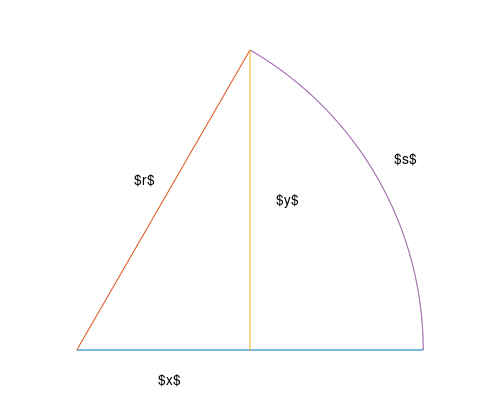
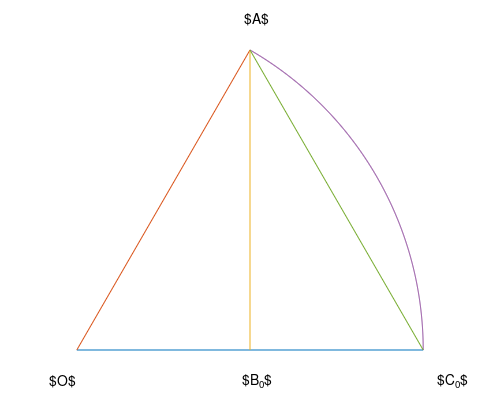
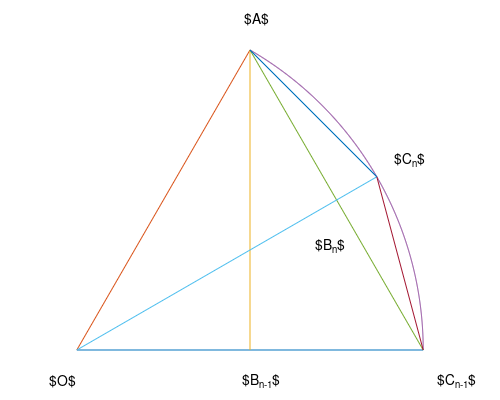
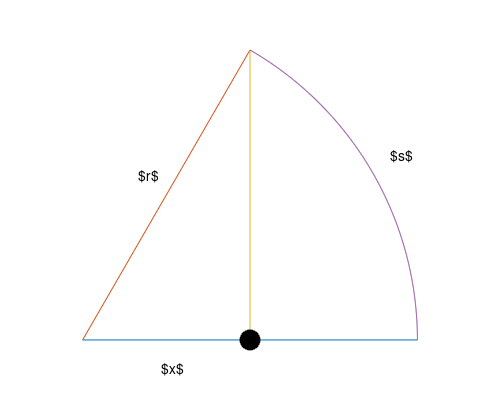

These charts were generated, in order, by the following MATLAB code:
% =============================================================================
% Copyright © 2026 Fredrik Bierich
% 
% This file is licensed under the MIT License.
%
% Permission is hereby granted to use, copy, modify, merge, and distribute 
% this software for any purpose, provided that the above copyright notice 
% and this permission notice are included in all copies.
%
% For commercial licensing inquiries, please contact: fredrik.bierich@gmail.com
% =============================================================================
function main()
    circularsectorfigure();
    circularsectorsequencefigure();
    simpleharmonicmotionfigure();
    uniformcircularmotionfigure();
    uniformcircularmotionvectordiagramfigure();
    function circularsectorfigure()
        f = figure('Visible', 'off');
        ax = axes(f);
        drawcircularsector(ax);
        axis(ax, 'equal', 'off');
        text(ax, 0.1675, 0.49, '$r$');
        text(ax, 0.9185, 0.5506, '$s$');
        text(ax, 0.235, -0.0877, '$x$');
        text(ax, 0.5775, 0.431, '$y$');
        print2tex(f, 'circular_sector.tex');
        close(f);
    end
    function circularsectorsequencefigure()
        O = [0; 0];
        r = 1;
        s1 = 0;
        s2 = 1.0472;
        f = figure('Visible', 'off');
        ax = axes(f, 'NextPlot', 'add');
        [pl, ~] = drawcircularsector(ax, O, r, s1, s2);
        plot(ax, pl(1, [1, end]), pl(2, [1, end]));
        axis(ax, 'equal', 'off');
        text(ax, -0.08, -0.0877, '$O$');
        text(ax, 0.485, 0.957, '$A$');
        t1 = text(ax, 1.0415, -0.0877, '$C_0$');
        t2 = text(ax, 0.4795, -0.0877, '$B_0$');
        print2tex(f, 'circular_sector_sequence_base_case.tex');
        mid = (s1 + s2) / 2;
        pmid = [cos2(r, mid); sin2(r, mid)];
        plot(ax, [O(1), pmid(1)], [O(2), pmid(2)]);
        plot(ax, [pmid(1), pl(1, 1)], [pmid(2), pl(2, 1)]);
        plot(ax, [pmid(1), pl(1, end)], [pmid(2), pl(2, end)]);
        set(t1, 'string', '$C_{n-1}$');
        set(t2, 'string', '$B_{n-1}$');
        text(ax, 0.9185, 0.5506, '$C_n$');
        text(ax, 0.689, 0.3031, '$B_n$');
        print2tex(f, 'circular_sector_sequence_recursive_step.tex');
        close(f);
    end
    function simpleharmonicmotionfigure()
        f = figure('Visible', 'off');
        ax = axes(f, 'NextPlot', 'add');
        [~, q] = drawcircularsector(ax);
        fillcircle(ax, q);
        axis(ax, 'equal', 'off');
        text(ax, 0.1675, 0.49, '$r$');
        text(ax, 0.9185, 0.5506, '$s$');
        text(ax, 0.235, -0.0877, '$x$');
        print2tex(f, 'simple_harmonic_motion.tex');
        close(f);
    end
    function uniformcircularmotionfigure()
        f = figure('Visible', 'off');
        ax = axes(f, 'NextPlot', 'add');
        [pl, ~] = drawcircularsector(ax);
        fillcircle(ax, pl(:, end));
        axis(ax, 'equal', 'off');
        text(ax, 0.1675, 0.49, '$r$');
        text(ax, 0.9185, 0.5506, '$s$');
        text(ax, 0.235, -0.0877, '$x$');
        text(ax, 0.5775, 0.431, '$y$');
        print2tex(f, 'uniform_circular_motion.tex');
        close(f);
    end
    function uniformcircularmotionvectordiagramfigure()
        O = [0; 0];
        r = 0.03;
        f = figure('Visible', 'off');
        ax = axes(f, 'NextPlot', 'add');
        [pl, q] = drawcircularsector(ax, O);
        fillcircle(ax, pl(:, end), r);
        axis(ax, 'equal', 'off');
        drawarrow(ax, O, q);
        T = @(p1, p2, d) p2 + d * normalize(p2 - p1, "norm", 2);
        drawarrow(ax, q, T(q, pl(:, end), -r));
        drawarrow(ax, O, T(O, pl(:, end), -r));
        text(ax, 0.1675, 0.49, '$\vec{r}$');
        text(ax, 0.235, -0.0877, '$\vec{r}_x$');
        text(ax, 0.5775, 0.431, '$\vec{r}_y$');
        print2tex(f, 'uniform_circular_motion_position_vector_diagram.tex');
        close(f);
    end
end
function s = acos2(r, x, m = 10)
    assert(r > 0);
    assert(abs(x) <= r);
    assert(m >= 0);
    d_r = 2 * r;
    d_rr = d_r * r;
    a = x;
    for k = 1 : m
        a = sqrt(d_rr + d_r * a) / 2;
    end
    s = 2 ^ m * sqrt(d_rr - d_r * a);
end
function x = cos2(r, s, m = 10)
    assert(r > 0);
    assert(m >= 0);
    a = 1 - (s / (2 ^ m * r)) .^ 2 / 2;
    for k = 1 : m
        a = 2 * a .^ 2 - 1;
    end
    x = r * a;
end
function y = sin2(r, s, m = 10)
    assert(r > 0);
    assert(m >= 0);
    y = cos2(r, acos2(r, 0, m) - s, m);
end
function pl = circle(O, r, n)
    assert(r > 0);
    assert(n > 1);
    l = linspace(0, 2 * acos2(r, -r), n);
    pl = O + [cos2(r, l); sin2(r, l)];
end
function [shaft, head] = arrow(p1, p2, headWidth, headLength)
    assert(~isequal(p1, p2));
    assert(headWidth > 0);
    assert(headLength > 0);
    dp = p2 - p1;
    dpnorm = norm(dp);
    assert(dpnorm > headLength);
    t1 = dp / dpnorm .* [headLength, headWidth / 2];
    t2 = p2 - t1(:, 1);
    shaft = [p1, t2];
    head = [t2(1) + t1(2, 2), p2(1), t2(1) - t1(2, 2); t2(2) - t1(1, 2), p2(2), t2(2) + t1(1, 2)];
end
function [pl, q] = circularsector(O, r, s1, s2, n)
    assert(r > 0);
    assert(s1 ~= s2);
    assert(n > 1);
    l = linspace(s1, s2, n);
    t1 = [cos2(r, l); sin2(r, l)];
    t2 = t1' * t1(:, 1);
    assert(all(t2 > 0));
    pl = O + t1;
    q = O + t1(:, 1) * (t2(end) / t2(1));
end
function fillcircle(ax, O = [0; 0], r = 0.03, edgeColor = [0, 0, 0], faceColor = [0, 0, 0], n = 1000)
    nextPlot = get(ax, 'NextPlot');
    cleanupObj = onCleanup(@() set(ax, 'NextPlot', nextPlot));
    set(ax, 'NextPlot', 'add');
    pl = circle(O, r, n);
    patch(ax, pl(1, :), pl(2, :), 'EdgeColor', edgeColor, 'FaceColor', faceColor);
end
function drawarrow(ax, p1, p2, headWidth = 0.025, headLength = 0.075, shaftColor = [0, 0, 0], headEdgeColor = [0, 0, 0], headFaceColor = [0, 0, 0])
    nextPlot = get(ax, 'NextPlot');
    cleanupObj = onCleanup(@() set(ax, 'NextPlot', nextPlot));
    set(ax, 'NextPlot', 'add');
    [shaft, head] = arrow(p1, p2, headWidth, headLength);
    plot(ax, shaft(1, :), shaft(2, :), 'Color', shaftColor);
    patch(ax, head(1, :), head(2, :), 'EdgeColor', headEdgeColor, 'FaceColor', headFaceColor);
end
function [pl, q] = drawcircularsector(ax, O = [0; 0], r = 1, s1 = 0, s2 = 1.0472, n = 1000)
    nextPlot = get(ax, 'NextPlot');
    cleanupObj = onCleanup(@() set(ax, 'NextPlot', nextPlot));
    set(ax, 'NextPlot', 'add');
    [pl, q] = circularsector(O, r, s1, s2, n);
    plot(ax, [O(1), pl(1, 1)], [O(2), pl(2, 1)]);
    plot(ax, [O(1), pl(1, end)], [O(2), pl(2, end)]);
    plot(ax, [q(1), pl(1, end)], [q(2), pl(2, end)]);
    plot(ax, pl(1, :), pl(2, :));
end
function print2tex(figureHandle, fileName, figureWidth = 5, figureHeight = 4, figureMargin = 0.5)
    units = get(figureHandle, 'Units');
    position = get(figureHandle, 'Position');
    paperPositionMode = get(figureHandle, 'PaperPositionMode');
    cleanupObj = onCleanup(@() set(figureHandle, 'Units', units, 'Position', position, 'PaperPositionMode', paperPositionMode));
    assert(figureWidth > 0);
    assert(figureHeight > 0);
    assert(figureMargin >= 0);
    axesHandle = get(figureHandle, 'CurrentAxes');
    left = figureMargin / figureWidth;
    bottom = figureMargin / figureHeight;
    axesWidth = 1 - 2 * left;
    axesHeight = 1 - 2 * bottom;
    set(axesHandle, 'Units', 'normalized');
    set(axesHandle, 'Position', [left, bottom, axesWidth, axesHeight]);
    set(figureHandle, 'Units', 'Inches');
    position = get(figureHandle, 'Position');
    set(figureHandle, 'Position', [position(1), position(2), figureWidth, figureHeight]);
    set(figureHandle, 'PaperPositionMode', 'auto');
    print(figureHandle, fileName, '-dtex');
end
